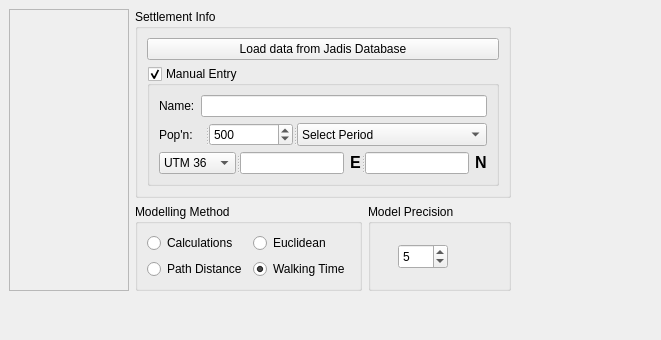
     <widget class="QWidget" name="TabPage" >
      <attribute name="title" >
       <string>Main</string>
      </attribute>
      <layout class="QGridLayout" >
       <property name="margin" >
        <number>9</number>
       </property>
       <property name="spacing" >
        <number>6</number>
       </property>
       <item row="0" column="0" >
        <widget class="QFrame" name="frame" >
         <property name="frameShape" >
          <enum>QFrame::StyledPanel</enum>
         </property>
         <property name="frameShadow" >
          <enum>QFrame::Raised</enum>
         </property>
         <layout class="QGridLayout" >
          <property name="margin" >
           <number>9</number>
          </property>
          <property name="spacing" >
           <number>6</number>
          </property>
          <item row="1" column="0" >
           <spacer>
            <property name="orientation" >
             <enum>Qt::Horizontal</enum>
            </property>
            <property name="sizeHint" >
             <size>
              <width>40</width>
              <height>20</height>
             </size>
            </property>
           </spacer>
          </item>
          <item row="1" column="1" >
           <widget class="QLabel" name="label_17" >
            <property name="text" >
             <string/>
            </property>
            <property name="pixmap" >
             <pixmap resource="../resources/resources.qrc" >:/la_icon.png</pixmap>
            </property>
           </widget>
          </item>
          <item row="1" column="2" >
           <spacer>
            <property name="orientation" >
             <enum>Qt::Horizontal</enum>
            </property>
            <property name="sizeHint" >
             <size>
              <width>40</width>
              <height>20</height>
             </size>
            </property>
           </spacer>
          </item>
          <item row="2" column="1" >
           <spacer>
            <property name="orientation" >
             <enum>Qt::Vertical</enum>
            </property>
            <property name="sizeHint" >
             <size>
              <width>20</width>
              <height>40</height>
             </size>
            </property>
           </spacer>
          </item>
         </layout>
        </widget>
       </item>
       <item row="1" column="0" >
        <spacer>
         <property name="orientation" >
          <enum>Qt::Vertical</enum>
         </property>
         <property name="sizeHint" >
          <size>
           <width>20</width>
           <height>40</height>
          </size>
         </property>
        </spacer>
       </item>
       <item row="0" column="3" >
        <spacer>
         <property name="orientation" >
          <enum>Qt::Horizontal</enum>
         </property>
         <property name="sizeHint" >
          <size>
           <width>141</width>
           <height>20</height>
          </size>
         </property>
        </spacer>
       </item>
       <item row="0" column="2" >
        <layout class="QGridLayout" >
         <property name="margin" >
          <number>0</number>
         </property>
         <property name="spacing" >
          <number>6</number>
         </property>
         <item row="0" column="0" colspan="2" >
          <widget class="QGroupBox" name="site_info_group" >
           <property name="title" >
            <string>Settlement Info</string>
           </property>
           <layout class="QGridLayout" >
            <property name="margin" >
             <number>9</number>
            </property>
            <property name="spacing" >
             <number>6</number>
            </property>
            <item row="0" column="0" >
             <widget class="QPushButton" name="load_Jadis" >
              <property name="toolTip" >
               <string>&lt;html>&lt;head>&lt;meta name="qrichtext" content="1" />&lt;style type="text/css">
p, li { white-space: pre-wrap; }
&lt;/style>&lt;/head>&lt;body style=" font-family:'Sans Serif'; font-size:9pt; font-weight:400; font-style:normal; text-decoration:none;">
&lt;p style=" margin-top:0px; margin-bottom:0px; margin-left:0px; margin-right:0px; -qt-block-indent:0; text-indent:0px;">Future Feature - use Manual Entry for now.&lt;/p>&lt;/body>&lt;/html></string>
              </property>
              <property name="text" >
               <string>Load data from Jadis Database</string>
              </property>
             </widget>
            </item>
            <item row="1" column="0" >
             <widget class="QGroupBox" name="manual_site_entry" >
              <property name="toolTip" >
               <string>&lt;html>&lt;head>&lt;meta name="qrichtext" content="1" />&lt;style type="text/css">
p, li { white-space: pre-wrap; }
&lt;/style>&lt;/head>&lt;body style=" font-family:'Sans Serif'; font-size:9pt; font-weight:400; font-style:normal; text-decoration:none;">
&lt;p style=" margin-top:0px; margin-bottom:0px; margin-left:0px; margin-right:0px; -qt-block-indent:0; text-indent:0px;">The information entered here will be inserted as Meta-Data into the resulting maps.  However, Name and Period are optional.&lt;/p>&lt;/body>&lt;/html></string>
              </property>
              <property name="title" >
               <string>Manual Entry</string>
              </property>
              <property name="checkable" >
               <bool>true</bool>
              </property>
              <property name="checked" >
               <bool>true</bool>
              </property>
              <layout class="QGridLayout" >
               <property name="margin" >
                <number>9</number>
               </property>
               <property name="spacing" >
                <number>6</number>
               </property>
               <item row="0" column="1" >
                <widget class="QLineEdit" name="sitename" />
               </item>
               <item row="2" column="0" colspan="2" >
                <widget class="QSplitter" name="splitter_3" >
                 <property name="orientation" >
                  <enum>Qt::Horizontal</enum>
                 </property>
                 <widget class="QComboBox" name="projection" >
                  <item>
                   <property name="text" >
                    <string>UTM 36</string>
                   </property>
                  </item>
                  <item>
                   <property name="text" >
                    <string>UTM 37</string>
                   </property>
                  </item>
                  <item>
                   <property name="text" >
                    <string>Lat/Long</string>
                   </property>
                  </item>
                 </widget>
                 <widget class="QWidget" name="layoutWidget_3" >
                  <layout class="QHBoxLayout" >
                   <property name="margin" >
                    <number>0</number>
                   </property>
                   <property name="spacing" >
                    <number>6</number>
                   </property>
                   <item>
                    <widget class="QLineEdit" name="easting" >
                     <property name="toolTip" >
                      <string>&lt;html>&lt;head>&lt;meta name="qrichtext" content="1" />&lt;style type="text/css">
p, li { white-space: pre-wrap; }
&lt;/style>&lt;/head>&lt;body style=" font-family:'Sans Serif'; font-size:9pt; font-weight:400; font-style:normal; text-decoration:none;">
&lt;p style=" margin-top:0px; margin-bottom:0px; margin-left:0px; margin-right:0px; -qt-block-indent:0; text-indent:0px;">Easting (required)&lt;/p>&lt;/body>&lt;/html></string>
                     </property>
                    </widget>
                   </item>
                   <item>
                    <widget class="QLabel" name="label_6" >
                     <property name="text" >
                      <string>&lt;html>&lt;head>&lt;meta name="qrichtext" content="1" />&lt;style type="text/css">
p, li { white-space: pre-wrap; }
&lt;/style>&lt;/head>&lt;body style=" font-family:'Sans Serif'; font-size:9pt; font-weight:400; font-style:normal; text-decoration:none;">
&lt;p style=" margin-top:0px; margin-bottom:0px; margin-left:0px; margin-right:0px; -qt-block-indent:0; text-indent:0px;">&lt;span style=" font-size:12pt; font-weight:600;">E&lt;/span>&lt;/p>&lt;/body>&lt;/html></string>
                     </property>
                    </widget>
                   </item>
                  </layout>
                 </widget>
                 <widget class="QWidget" name="layoutWidget_8" >
                  <layout class="QHBoxLayout" >
                   <property name="margin" >
                    <number>0</number>
                   </property>
                   <property name="spacing" >
                    <number>6</number>
                   </property>
                   <item>
                    <widget class="QLineEdit" name="northing" >
                     <property name="toolTip" >
                      <string>&lt;html>&lt;head>&lt;meta name="qrichtext" content="1" />&lt;style type="text/css">
p, li { white-space: pre-wrap; }
&lt;/style>&lt;/head>&lt;body style=" font-family:'Sans Serif'; font-size:9pt; font-weight:400; font-style:normal; text-decoration:none;">
&lt;p style=" margin-top:0px; margin-bottom:0px; margin-left:0px; margin-right:0px; -qt-block-indent:0; text-indent:0px;">Northing (required)&lt;/p>&lt;/body>&lt;/html></string>
                     </property>
                    </widget>
                   </item>
                   <item>
                    <widget class="QLabel" name="label_22" >
                     <property name="text" >
                      <string>&lt;html>&lt;head>&lt;meta name="qrichtext" content="1" />&lt;style type="text/css">
p, li { white-space: pre-wrap; }
&lt;/style>&lt;/head>&lt;body style=" font-family:'Sans Serif'; font-size:9pt; font-weight:400; font-style:normal; text-decoration:none;">
&lt;p style=" margin-top:0px; margin-bottom:0px; margin-left:0px; margin-right:0px; -qt-block-indent:0; text-indent:0px;">&lt;span style=" font-size:12pt; font-weight:600;">N&lt;/span>&lt;/p>&lt;/body>&lt;/html></string>
                     </property>
                    </widget>
                   </item>
                  </layout>
                 </widget>
                </widget>
               </item>
               <item row="0" column="0" >
                <widget class="QLabel" name="textLabel2_4" >
                 <property name="text" >
                  <string>Name:</string>
                 </property>
                 <property name="wordWrap" >
                  <bool>false</bool>
                 </property>
                </widget>
               </item>
               <item row="1" column="0" colspan="2" >
                <widget class="QSplitter" name="splitter_2" >
                 <property name="orientation" >
                  <enum>Qt::Horizontal</enum>
                 </property>
                 <widget class="QLabel" name="label5" >
                  <property name="text" >
                   <string>Pop'n:</string>
                  </property>
                  <property name="wordWrap" >
                   <bool>false</bool>
                  </property>
                 </widget>
                 <widget class="QSpinBox" name="population" >
                  <property name="toolTip" >
                   <string>&lt;html>&lt;head>&lt;meta name="qrichtext" content="1" />&lt;style type="text/css">
p, li { white-space: pre-wrap; }
&lt;/style>&lt;/head>&lt;body style=" font-family:'Sans Serif'; font-size:9pt; font-weight:400; font-style:normal; text-decoration:none;">
&lt;p style=" margin-top:0px; margin-bottom:0px; margin-left:0px; margin-right:0px; -qt-block-indent:0; text-indent:0px;">Estimated population of the settlement (required)&lt;/p>&lt;/body>&lt;/html></string>
                  </property>
                  <property name="maximum" >
                   <number>20000</number>
                  </property>
                  <property name="minimum" >
                   <number>1</number>
                  </property>
                  <property name="singleStep" >
                   <number>1</number>
                  </property>
                  <property name="value" >
                   <number>500</number>
                  </property>
                 </widget>
                 <widget class="QComboBox" name="siteperiod" >
                  <item>
                   <property name="text" >
                    <string>Select Period</string>
                   </property>
                  </item>
                  <item>
                   <property name="text" >
                    <string>Early Bronze Age Ia</string>
                   </property>
                  </item>
                  <item>
                   <property name="text" >
                    <string>Early Bronze Age Ib</string>
                   </property>
                  </item>
                  <item>
                   <property name="text" >
                    <string>Early Bronze Age II</string>
                   </property>
                  </item>
                  <item>
                   <property name="text" >
                    <string>Early Bronze Age III</string>
                   </property>
                  </item>
                  <item>
                   <property name="text" >
                    <string>Early Bronze Age IV</string>
                   </property>
                  </item>
                 </widget>
                </widget>
               </item>
              </layout>
             </widget>
            </item>
           </layout>
          </widget>
         </item>
         <item row="1" column="0" >
          <widget class="QGroupBox" name="model_method_box" >
           <property name="title" >
            <string>Modelling Method</string>
           </property>
           <layout class="QGridLayout" >
            <property name="margin" >
             <number>9</number>
            </property>
            <property name="spacing" >
             <number>6</number>
            </property>
            <item row="0" column="1" >
             <widget class="QRadioButton" name="euclidean" >
              <property name="toolTip" >
               <string>&lt;html>&lt;head>&lt;meta name="qrichtext" content="1" />&lt;style type="text/css">
p, li { white-space: pre-wrap; }
&lt;/style>&lt;/head>&lt;body style=" font-family:'Sans Serif'; font-size:9pt; font-weight:400; font-style:normal; text-decoration:none;">
&lt;p style=" margin-top:0px; margin-bottom:0px; margin-left:0px; margin-right:0px; -qt-block-indent:0; text-indent:0px;">Calculate catchment by growing distance based on distance from the site ('as the crow flies')&lt;/p>&lt;/body>&lt;/html></string>
              </property>
              <property name="whatsThis" >
               <string>&lt;html>&lt;head>&lt;meta name="qrichtext" content="1" />&lt;style type="text/css">
p, li { white-space: pre-wrap; }
&lt;/style>&lt;/head>&lt;body style=" font-family:'Sans Serif'; font-size:9pt; font-weight:400; font-style:normal; text-decoration:none;">
&lt;p style=" margin-top:0px; margin-bottom:0px; margin-left:0px; margin-right:0px; -qt-block-indent:0; text-indent:0px;">When Euclidean is selected, a cost map for the area is created that calculates how far it is  to all areas of the map from the site.  This distance does NOT consider topography.  In other words, it is simply as the crow flies.  The program then calculates area contained within a certain distance of the site.  If the derived area is insufficient to support the population, the distance is increased, and it tries again.  This repeats until the required area is contained.&lt;/p>&lt;/body>&lt;/html></string>
              </property>
              <property name="text" >
               <string>Euclidean</string>
              </property>
             </widget>
            </item>
            <item row="0" column="0" >
             <widget class="QRadioButton" name="calculations" >
              <property name="toolTip" >
               <string>&lt;html>&lt;head>&lt;meta name="qrichtext" content="1" />&lt;style type="text/css">
p, li { white-space: pre-wrap; }
&lt;/style>&lt;/head>&lt;body style=" font-family:'Sans Serif'; font-size:9pt; font-weight:400; font-style:normal; text-decoration:none;">
&lt;p style=" margin-top:0px; margin-bottom:0px; margin-left:0px; margin-right:0px; -qt-block-indent:0; text-indent:0px;">Produces a report of all calculated landuse area requirements, but draws no maps.&lt;/p>&lt;/body>&lt;/html></string>
              </property>
              <property name="text" >
               <string>Calculations</string>
              </property>
             </widget>
            </item>
            <item row="1" column="0" >
             <widget class="QRadioButton" name="pathdistance" >
              <property name="toolTip" >
               <string>&lt;html>&lt;head>&lt;meta name="qrichtext" content="1" />&lt;style type="text/css">
p, li { white-space: pre-wrap; }
&lt;/style>&lt;/head>&lt;body style=" font-family:'Sans Serif'; font-size:9pt; font-weight:400; font-style:normal; text-decoration:none;">
&lt;p style=" margin-top:0px; margin-bottom:0px; margin-left:0px; margin-right:0px; -qt-block-indent:0; text-indent:0px;">Calculate catchment by growing distance based on path distance (considers topography)&lt;/p>&lt;/body>&lt;/html></string>
              </property>
              <property name="whatsThis" >
               <string>&lt;html>&lt;head>&lt;meta name="qrichtext" content="1" />&lt;style type="text/css">
p, li { white-space: pre-wrap; }
&lt;/style>&lt;/head>&lt;body style=" font-family:'Sans Serif'; font-size:9pt; font-weight:400; font-style:normal; text-decoration:none;">
&lt;p style=" margin-top:0px; margin-bottom:0px; margin-left:0px; margin-right:0px; -qt-block-indent:0; text-indent:0px;">When Path Distance is selected, a cost map for the area is created that calculates how far it is  to all areas of the map from the site.  This distance considers topography.  The program then calculates area contained within a certain distance of the site.  If the derived area is insufficient to support the population, the distance is increased, and it tries again.  This repeats until the required area is contained.&lt;/p>&lt;/body>&lt;/html></string>
              </property>
              <property name="text" >
               <string>Path Distance</string>
              </property>
             </widget>
            </item>
            <item row="1" column="1" >
             <widget class="QRadioButton" name="walking" >
              <property name="toolTip" >
               <string>Calculate catchment by growing distance based on walking time</string>
              </property>
              <property name="whatsThis" >
               <string>When Walking Time is selected, a cost map for the area is created that predicts how long it takes to get any area on the map.  The program then calculates area contained within the time it takes to walk.  If the derived area is insufficient to support the population, the walking time is increased, and it tries again.  This repeats until the required area is contained.</string>
              </property>
              <property name="text" >
               <string>Walking Time</string>
              </property>
              <property name="checked" >
               <bool>true</bool>
              </property>
             </widget>
            </item>
           </layout>
          </widget>
         </item>
         <item row="1" column="1" >
          <widget class="QGroupBox" name="groupBox" >
           <property name="title" >
            <string>Model Precision</string>
           </property>
           <widget class="QSpinBox" name="spinBox58" >
            <property name="geometry" >
             <rect>
              <x>30</x>
              <y>40</y>
              <width>50</width>
              <height>25</height>
             </rect>
            </property>
            <property name="toolTip" >
             <string>The smaller the value, the longer it will take to calculate the results!</string>
            </property>
            <property name="maximum" >
             <number>50</number>
            </property>
            <property name="minimum" >
             <number>1</number>
            </property>
            <property name="value" >
             <number>5</number>
            </property>
           </widget>
          </widget>
         </item>
        </layout>
       </item>
      </layout>
     </widget>
